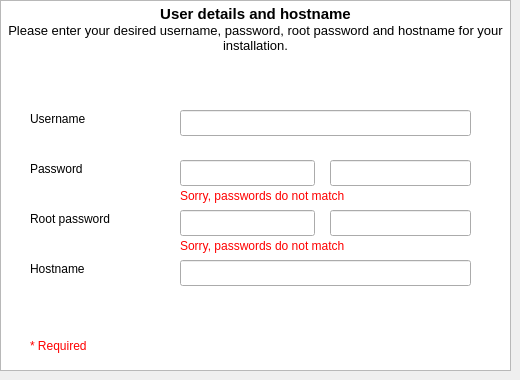
       <widget class="QWidget" name="user_details">
        <widget class="QTextBrowser" name="textBrowser_user_details">
         <property name="geometry">
          <rect>
           <x>0</x>
           <y>0</y>
           <width>511</width>
           <height>371</height>
          </rect>
         </property>
         <property name="html">
          <string>&lt;!DOCTYPE HTML PUBLIC &quot;-//W3C//DTD HTML 4.0//EN&quot; &quot;http://www.w3.org/TR/REC-html40/strict.dtd&quot;&gt;
&lt;html&gt;&lt;head&gt;&lt;meta name=&quot;qrichtext&quot; content=&quot;1&quot; /&gt;&lt;style type=&quot;text/css&quot;&gt;
p, li { white-space: pre-wrap; }
&lt;/style&gt;&lt;/head&gt;&lt;body style=&quot; font-family:'Noto Sans'; font-size:10pt; font-weight:400; font-style:normal;&quot;&gt;
&lt;p align=&quot;center&quot; style=&quot; margin-top:0px; margin-bottom:0px; margin-left:0px; margin-right:0px; -qt-block-indent:0; text-indent:0px;&quot;&gt;&lt;span style=&quot; font-size:11pt; font-weight:600;&quot;&gt;User details and hostname&lt;/span&gt;&lt;/p&gt;
&lt;p align=&quot;center&quot; style=&quot; margin-top:0px; margin-bottom:0px; margin-left:0px; margin-right:0px; -qt-block-indent:0; text-indent:0px;&quot;&gt;Please enter your desired username, password, root password and hostname for your installation.&lt;/p&gt;&lt;/body&gt;&lt;/html&gt;</string>
         </property>
        </widget>
        <widget class="QLabel" name="label_username">
         <property name="geometry">
          <rect>
           <x>30</x>
           <y>110</y>
           <width>81</width>
           <height>18</height>
          </rect>
         </property>
         <property name="text">
          <string>Username</string>
         </property>
        </widget>
        <widget class="QLabel" name="label_password">
         <property name="geometry">
          <rect>
           <x>30</x>
           <y>160</y>
           <width>81</width>
           <height>18</height>
          </rect>
         </property>
         <property name="text">
          <string>Password</string>
         </property>
        </widget>
        <widget class="QLineEdit" name="password_LineED_1">
         <property name="geometry">
          <rect>
           <x>180</x>
           <y>160</y>
           <width>135</width>
           <height>26</height>
          </rect>
         </property>
         <property name="text">
          <string/>
         </property>
         <property name="echoMode">
          <enum>QLineEdit::Password</enum>
         </property>
        </widget>
        <widget class="QLineEdit" name="username_LineED">
         <property name="geometry">
          <rect>
           <x>180</x>
           <y>110</y>
           <width>291</width>
           <height>26</height>
          </rect>
         </property>
         <property name="autoFillBackground">
          <bool>false</bool>
         </property>
         <property name="frame">
          <bool>true</bool>
         </property>
        </widget>
        <widget class="QLineEdit" name="password_LineED_2">
         <property name="geometry">
          <rect>
           <x>330</x>
           <y>160</y>
           <width>141</width>
           <height>26</height>
          </rect>
         </property>
         <property name="text">
          <string/>
         </property>
         <property name="echoMode">
          <enum>QLineEdit::Password</enum>
         </property>
        </widget>
        <widget class="QLabel" name="label_hostname">
         <property name="geometry">
          <rect>
           <x>30</x>
           <y>260</y>
           <width>81</width>
           <height>18</height>
          </rect>
         </property>
         <property name="text">
          <string>Hostname</string>
         </property>
        </widget>
        <widget class="QLineEdit" name="hostname_LineED">
         <property name="geometry">
          <rect>
           <x>180</x>
           <y>260</y>
           <width>291</width>
           <height>26</height>
          </rect>
         </property>
         <property name="autoFillBackground">
          <bool>false</bool>
         </property>
         <property name="text">
          <string/>
         </property>
         <property name="frame">
          <bool>true</bool>
         </property>
        </widget>
        <widget class="QLineEdit" name="rootpasswd_LineED_1">
         <property name="geometry">
          <rect>
           <x>180</x>
           <y>210</y>
           <width>135</width>
           <height>26</height>
          </rect>
         </property>
         <property name="text">
          <string/>
         </property>
         <property name="echoMode">
          <enum>QLineEdit::Password</enum>
         </property>
        </widget>
        <widget class="QLineEdit" name="rootpasswd_LineED_2">
         <property name="geometry">
          <rect>
           <x>330</x>
           <y>210</y>
           <width>141</width>
           <height>26</height>
          </rect>
         </property>
         <property name="text">
          <string/>
         </property>
         <property name="echoMode">
          <enum>QLineEdit::Password</enum>
         </property>
        </widget>
        <widget class="QLabel" name="label_rootpasswd">
         <property name="geometry">
          <rect>
           <x>30</x>
           <y>210</y>
           <width>101</width>
           <height>18</height>
          </rect>
         </property>
         <property name="text">
          <string>Root password</string>
         </property>
        </widget>
        <widget class="QLabel" name="label_required_3">
         <property name="geometry">
          <rect>
           <x>30</x>
           <y>330</y>
           <width>71</width>
           <height>31</height>
          </rect>
         </property>
         <property name="palette">
          <palette>
           <active>
            <colorrole role="WindowText">
             <brush brushstyle="SolidPattern">
              <color alpha="255">
               <red>255</red>
               <green>0</green>
               <blue>0</blue>
              </color>
             </brush>
            </colorrole>
           </active>
           <inactive>
            <colorrole role="WindowText">
             <brush brushstyle="SolidPattern">
              <color alpha="255">
               <red>255</red>
               <green>0</green>
               <blue>0</blue>
              </color>
             </brush>
            </colorrole>
           </inactive>
           <disabled>
            <colorrole role="WindowText">
             <brush brushstyle="SolidPattern">
              <color alpha="127">
               <red>255</red>
               <green>255</green>
               <blue>255</blue>
              </color>
             </brush>
            </colorrole>
           </disabled>
          </palette>
         </property>
         <property name="text">
          <string>* Required</string>
         </property>
        </widget>
        <widget class="QLabel" name="label_rtpasswd_nomatch">
         <property name="geometry">
          <rect>
           <x>180</x>
           <y>230</y>
           <width>191</width>
           <height>31</height>
          </rect>
         </property>
         <property name="palette">
          <palette>
           <active>
            <colorrole role="WindowText">
             <brush brushstyle="SolidPattern">
              <color alpha="255">
               <red>255</red>
               <green>0</green>
               <blue>0</blue>
              </color>
             </brush>
            </colorrole>
           </active>
           <inactive>
            <colorrole role="WindowText">
             <brush brushstyle="SolidPattern">
              <color alpha="255">
               <red>255</red>
               <green>0</green>
               <blue>0</blue>
              </color>
             </brush>
            </colorrole>
           </inactive>
           <disabled>
            <colorrole role="WindowText">
             <brush brushstyle="SolidPattern">
              <color alpha="127">
               <red>255</red>
               <green>255</green>
               <blue>255</blue>
              </color>
             </brush>
            </colorrole>
           </disabled>
          </palette>
         </property>
         <property name="text">
          <string>Sorry, passwords do not match</string>
         </property>
        </widget>
        <widget class="QLabel" name="label_passwd_nomatch">
         <property name="geometry">
          <rect>
           <x>180</x>
           <y>180</y>
           <width>191</width>
           <height>31</height>
          </rect>
         </property>
         <property name="palette">
          <palette>
           <active>
            <colorrole role="WindowText">
             <brush brushstyle="SolidPattern">
              <color alpha="255">
               <red>255</red>
               <green>0</green>
               <blue>0</blue>
              </color>
             </brush>
            </colorrole>
           </active>
           <inactive>
            <colorrole role="WindowText">
             <brush brushstyle="SolidPattern">
              <color alpha="255">
               <red>255</red>
               <green>0</green>
               <blue>0</blue>
              </color>
             </brush>
            </colorrole>
           </inactive>
           <disabled>
            <colorrole role="WindowText">
             <brush brushstyle="SolidPattern">
              <color alpha="127">
               <red>255</red>
               <green>255</green>
               <blue>255</blue>
              </color>
             </brush>
            </colorrole>
           </disabled>
          </palette>
         </property>
         <property name="text">
          <string>Sorry, passwords do not match</string>
         </property>
        </widget>
       </widget>
